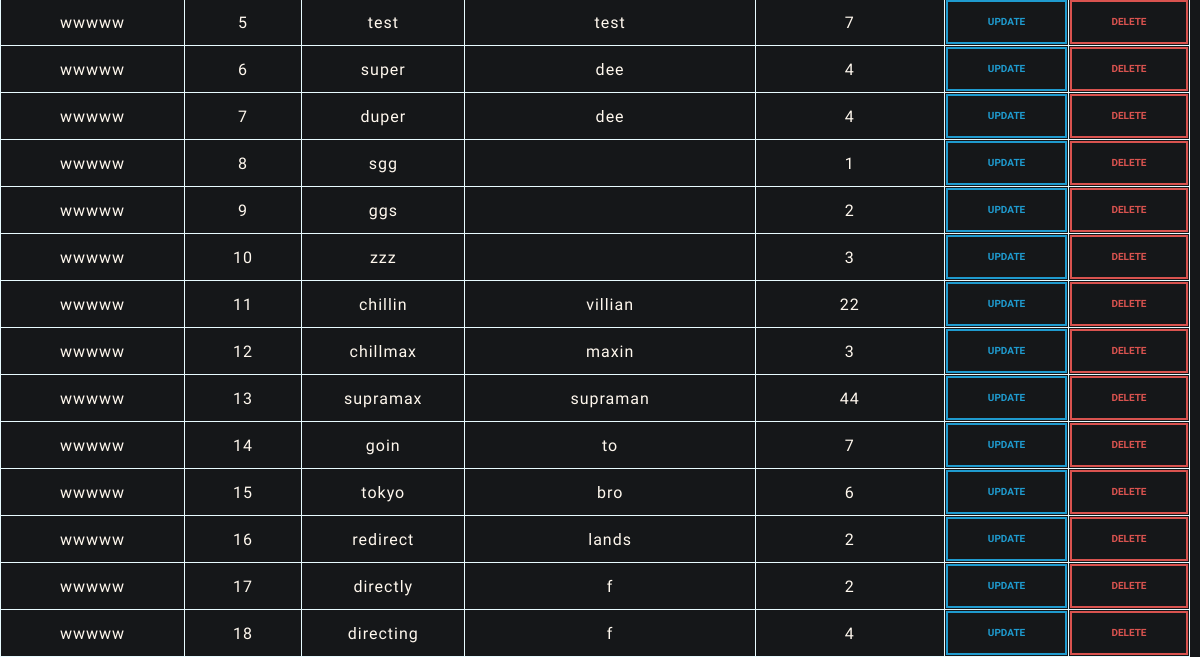
Before: / (lower part) with the older database file.
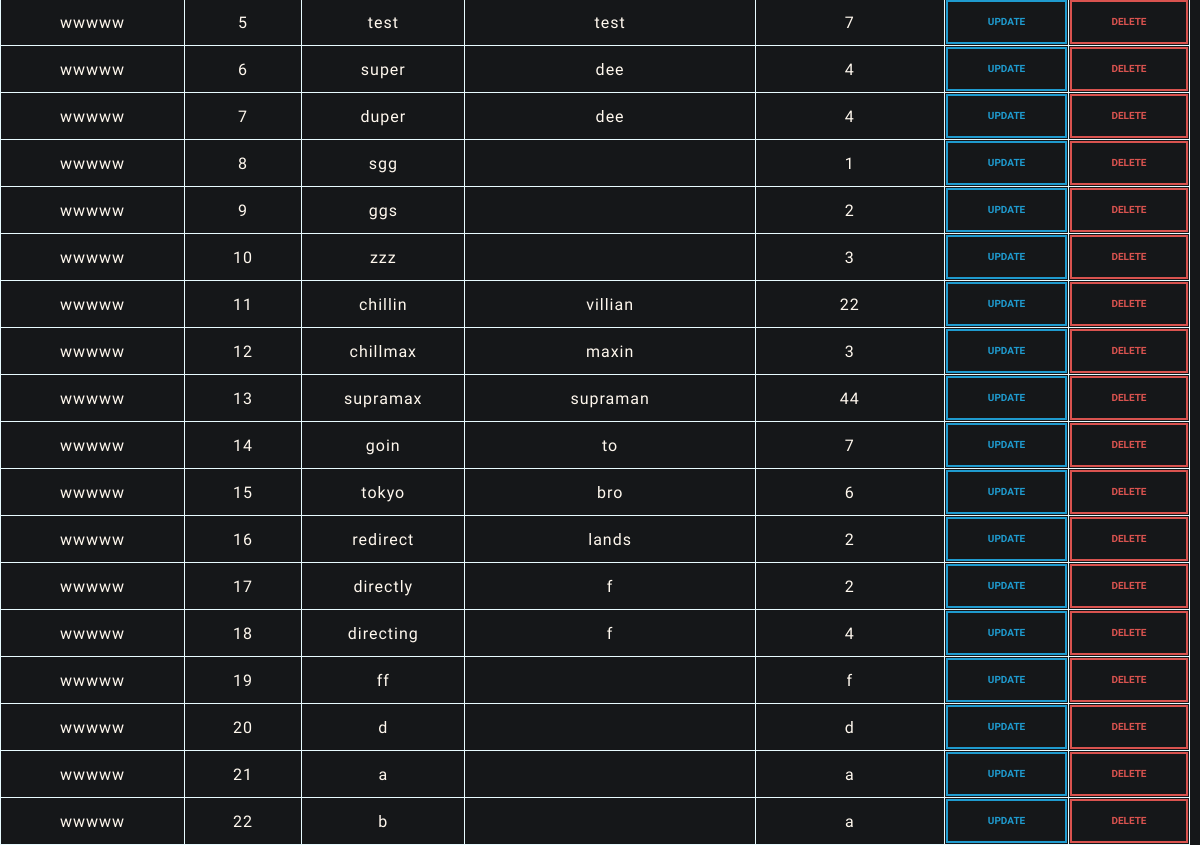
After: the same page with the newer database file.
### app.py (models this page shows, shortened)
class Record(db.Model):
    __tablename__ = "records"
    record_type = db.Column(db.String(5), primary_key=True)
    field_id = db.Column(db.Integer, primary_key=True)
    field_name = db.Column(db.String(25))
    field_description = db.Column(db.String(75))
    field_length = db.Column(db.Integer)
    field_start = db.Column(db.Integer)
    field_end = db.Column(db.Integer)

### app.py (the view)
@app.route('/')
def index():
    messages = Message.query.all()
    records = Record.query.all()
    return render_template('index.html', messages=messages, records=records)

### templates/index.html (shortened to what this page needs)
<html>
    <head>
        <link rel="stylesheet" href="{{ url_for('static', filename='bootstrap.min.css')}}" />
        <link rel="stylesheet" href="{{ url_for('static', filename='style.css')}}" />
    </head>
    <body>
        <div class="containter text-center">
            <div class="row">
                    <div class="col-md-auto">
                    <br />
                    <table>
                        <tbody>
                        {% for data in records %}
                            <tr>
                            <td>{{data.record_type}}</td>
                            <td>{{data.field_id}}</td>
                            <td>{{data.field_name}}</td>
                            <td>{{data.field_description}}</td>
                            <td>{{data.field_length}}</td>
                            <td><a href="/update_field/{{data.record_type}}/{{data.field_id}}"><button type="button" class="btn btn-outline-info btn-sm">Update</button></a></td>
                            <td><a href="/delete/{{data.record_type}}/{{data.field_id}}"><button type="button" class="btn btn-outline-danger btn-sm">Delete</button></a></td>
                            </tr>
                        {% endfor %}
                        </tbody>
                    </table>
                    </div>
            </div>
        </div>
    </body>
</html>

### static/style.css (style rules this page uses)
body { background-color: #151719; }
table { border-width: 1px; border-style: solid; border-color: #E8FBFF; border-collapse: collapse; min-width: 800px; width: 100%; }

Changed rows visible on the page:
added Record: record_type "wwwww", field_id "19", field_name "ff", field_length "f"
added Record: record_type "wwwww", field_id "20", field_name "d", field_length "d"
added Record: record_type "wwwww", field_id "21", field_name "a", field_length "a"
added Record: record_type "wwwww", field_id "22", field_name "b", field_length "a"
